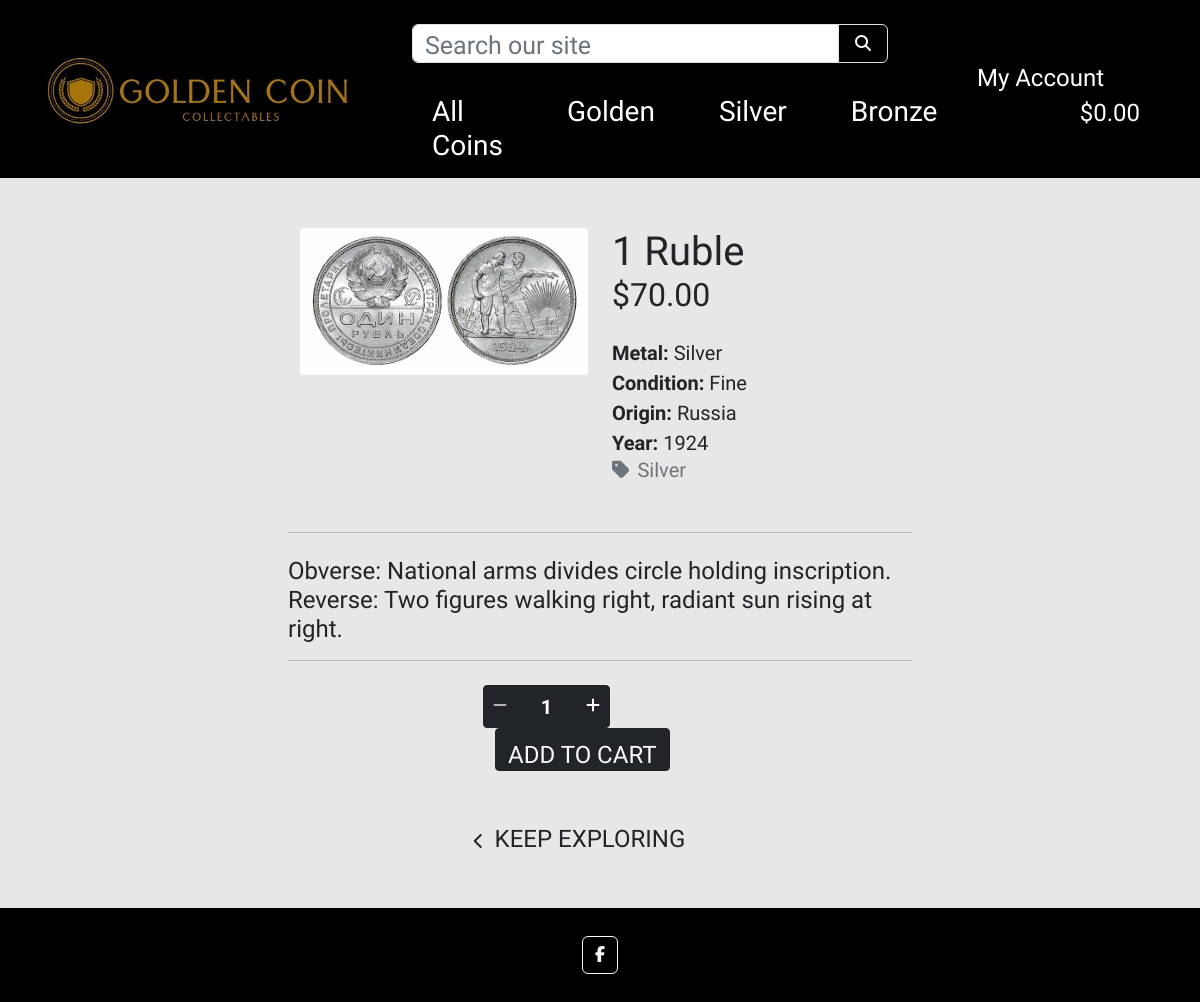
The page /coins/28/ on the database as committed earlier.
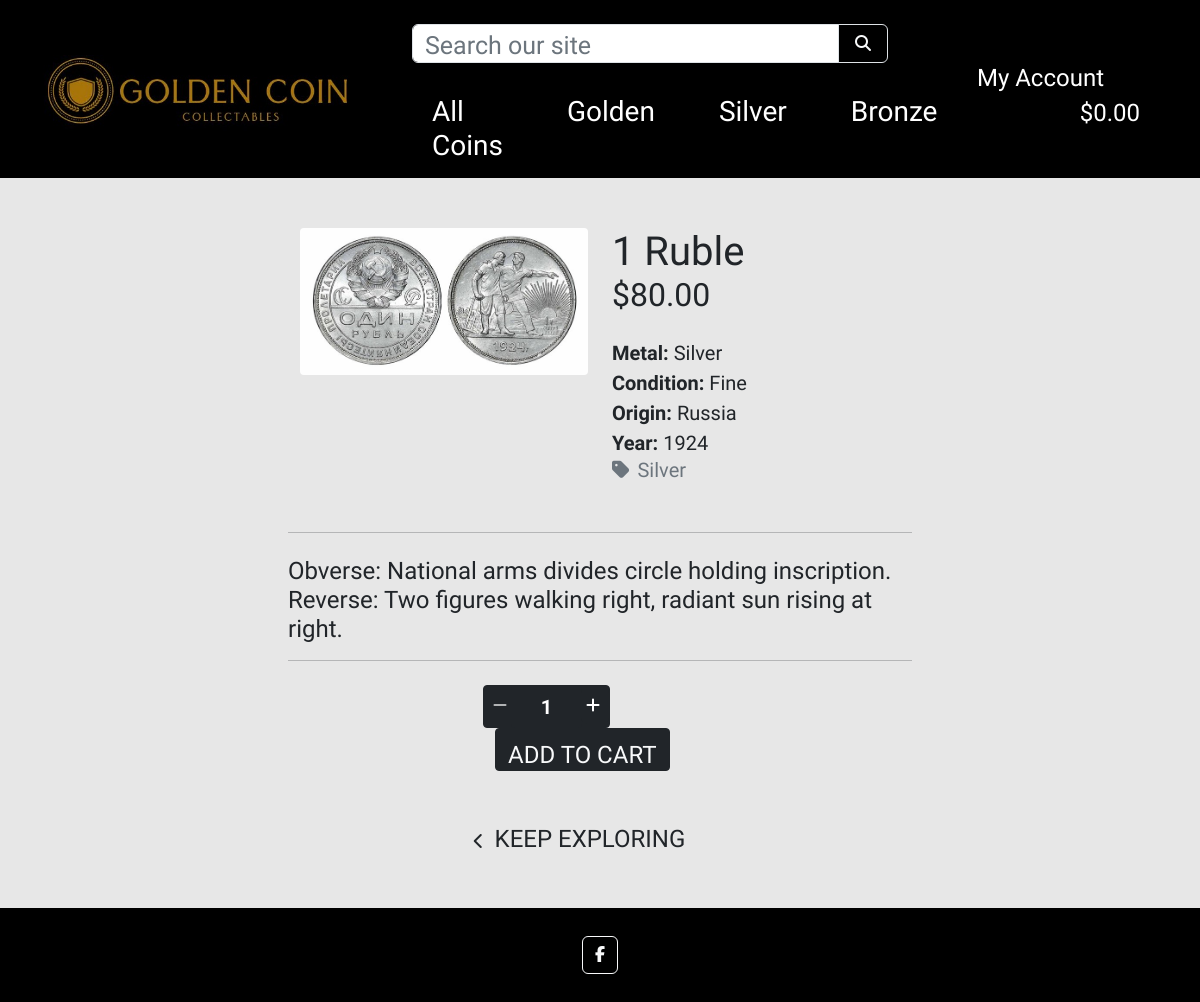
The same page on the database as committed later.
### coins/models.py (models this page shows, shortened)
class Coins(models.Model):
    metal = models.ForeignKey('Metal', null=True, blank=True, on_delete=models.SET_NULL)
    sku = models.CharField(max_length=254, null=True, blank=True)
    name = models.CharField(max_length=254)
    description = models.TextField()
    quantity = models.IntegerField(default=0)
    price = models.DecimalField(max_digits=6, decimal_places=2)
    origin = models.CharField(max_length=254)
    year = models.CharField(max_length=20)
    condition = models.CharField(max_length=20, choices=CONDITION_CHOICES, default=None)
    era = models.CharField(max_length=20, choices=ERA_CHOICES, default=None)
    image_url = models.URLField(max_length=1024, null=True, blank=True)
    image = models.ImageField(null=True, blank=True)
    class Meta:
        verbose_name_plural = 'Coins'

class Metal(models.Model):
    name = models.CharField(max_length=254)
    friendly_name = models.CharField(max_length=254, null=True, blank=True)
    def __str__(self):
        return self.name
    class Meta:
        verbose_name_plural = 'Metals'

### coins/views.py (the view)
# urls.py: path('<int:coins_id>/', views.coins_detail, name='coins_detail'),
def coins_detail(request, coins_id):
    coins = get_object_or_404(Coins, pk=coins_id)
    context = {
        'coins': coins,
    }
    return render(request, 'coins/coins_detail.html', context)

### cart/contexts.py (called while the page is built, shortened)
def cart_contents(request):
    cart_items = []
    total = 0
    coins_count = 0
    cart = request.session.get('cart', {})
    grand_total = total
    context = {
        'cart_items': cart_items,
        'total': total,
        'coins_count': coins_count,
        'grand_total': grand_total,
    }
    return context

### coins/templates/coins/coins_detail.html (shortened to what this page needs)
{% extends "base.html" %}
{% load static %}
{% block content %}
    <div class="overlay"></div>
    <div class="container-fluid offset">
        <div class="row">
            <div class="col-12 col-md-6 col-lg-4 offset-lg-2">
                <div class="image-container my-5">
                    {% if coins.image %}
                        <a href="{{ coins.image.url }}" target="_blank">
                            <img class="card-img-top rounded-1 img-fluid" src="{{ coins.image.url }}" alt="{{ coins.name }}">
                        </a>
                        {% else %}
                        <a href="">
                            <img class="card-img-top img-fluid" src="{{ MEDIA_URL }}noimage.png" alt="{{ coins.name }}">
                        </a>
                    {% endif %}
                </div>
            </div>
            <div class="col-12 col-md-6 col-lg-4">
                <div class="product-details-container mb-5 mt-md-5">
                    <p class="mb-0 h1">{{ coins.name }}</p>
                    <p class="h2 mb-0 text-left font-weight-bold mb-4">${{ coins.price }}</p>
                    <p class="lead mb-0 text-capitalize"><span class="fw-bold">Metal:</span> {{ coins.metal }}</p>
                    <p class="lead mb-0 text-capitalize"><span class="fw-bold">Condition:</span> {{ coins.condition }}</p>
                    <p class="lead mb-0"><span class="fw-bold">Origin:</span> {{ coins.origin }}</p>
                    <p class="lead mb-0"><span class="fw-bold">Year:</span> {{ coins.year }}</p>
                    {% if coins.metal %}
                    <p class="mb-0">
                        <a class="text-muted h5 text-decoration-none" href="{% url 'coins' %}?metal={{ coins.metal.name }}">
                            <i class="fas fa-tag me-2"></i>{{ coins.metal.friendly_name }}
                        </a>
                    </p>
                    {% endif %}
                </div>
            </div>
        </div>
    </div>
    <div class="col-12 col-md-8 mx-auto">
        <hr class="w-100 m-auto mb-4">
        <p class="h4">{{ coins.description }}</p>
        <hr class="mb-4">
    </div>
    <div>
        <form class="form" action="{% url 'add_to_cart' coins.id %}" method="POST">
            <div class="container w-25 mt-4">
                <div class="row text-center">
                    <div class="col-md-auto text-center form-group border border-dark bg-dark text-white rounded-1 p-0 add-to-cart">
                        <div class="input-group input-group-{{ coins.id }}">
                            <div class="input-group-prepend ">
                                <button class="decrement-qty btn border-0 ps-1 pe-0 text-white decrement-qty_{{ coins.id }}"
                                    data-item_id="{{ coins.id }}">
                                    <span class="icon">
                                        <i class="fas fa-minus"></i>
                                    </span>
                                </button>
                            </div>
                            <input class="form-control qty_input text-center fw-bold rounded-1 w-auto px-0 border-0 bg-dark text-white id_qty_{{ coins.id }}" type="number"
                                name="quantity" value="1" min="1" max="99"
                                data-item_id="{{ coins.id }}"
                                id="id_qty_{{ coins.id }}"
                                style="font-size: 20px; width: 50px">
                            <div class="input-group-append">
                                <button class="increment-qty btn border-0 pe-1 ps-0 bg-dark text-white increment-qty_{{ coins.id }}"
                                    data-item_id="{{ coins.id }}">
                                    <span class="icon">
                                        <i class="fas fa-plus"></i>
                                    </span>
                                </button>
                            </div>
                        </div>
                    </div>
                    <div class="col-md-auto">
                        <input type="submit" class="btn rounded-1 text-uppercase border border-dark pt-2 add-to-cart add-btn bg-dark text-light" value="Add to Cart">
                    </div>
                </div>
            </div>
            <div class="col{% if s %}-12 mt-2{% endif %} text-center">
                <a href="{% url 'coins' %}" class="btn btn-outline-black mt-5 me-5 border-0">
                    <span class="icon">
                        <i class="fas fa-chevron-left"></i>
                    </span>
                    <span class="text-uppercase h4">Keep Exploring</span>
                </a>
            </div>
        </form>
    </div>
{% endblock %}

### templates/base.html (shortened to what this page needs)
{% load static %}
    <!doctype html>
    <html lang="en">
        <head>
            {% block corecss %}
                <link href="https://cdn.jsdelivr.net/npm/bootstrap@5.2.2/dist/css/bootstrap.min.css" rel="stylesheet">
                <link rel="stylesheet" href="{% static 'css/base.css' %}">
            {% endblock %}
        </head>
        <body>
            <header class="container-fluid fixed-top">
                <div id="topnav" class="row bg-black pt-lg-2 d-none d-lg-flex">
                    <div class="col-12 col-lg-4 my-auto">
                        <a href="{% url 'home' %}" class="nav-link main-logo-link"><img class='img-fluid' src="/media/logo7.jpg" alt ='Logo Pic' id="navbar-logo"></a>
                    </div>
                    <div class="col-12 col-lg-5 my-auto mt-3">
                        <form method="GET" action="{% url 'coins' %}">
                            <div class="input-group w-100">
                                <input class="form-control border border-black rounded-start" type="text" name="q" placeholder="Search our site">
                                <div class="input-group-append rounded-1">
                                    <button class="form-control btn btn-black border border-black rounded-0 rounded-end" type="submit">
                                        <span class="icon text-light">
                                            <i class="fas fa-search"></i>
                                        </span>
                                    </button>
                                </div>
                            </div>
                        </form>
                        <div class="row bg-white mt-2 h3">
                            <nav class="navbar navbar-expand-lg navbar-light w-100 bg-black p-0">
                                {% include 'includes/main-nav.html' %}
                            </nav>
                        </div>
                    </div>
                    <div class="col-12 col-lg-3 my-auto h4">
                        <div class="dropdown text-lg-end me-5">
                            <button class="btn btn-secondary bg-black border-0 me-4 align-baseline" type="button" id="dropdownMenuButton1" data-bs-toggle="dropdown" aria-expanded="false">
                                <p class="h4 mb-0">My Account</p>
                            </button>
                            <li class="list-inline-item">
                                <a class="{% if grand_total %}text-info fw-bold{% else %}text-light{% endif %} nav-link" href="{% url 'view_cart' %}">
                                    <div class="text-center align-baseline">
                                        <p class="my-0 text-white">
                                            {% if grand_total %}
                                                ${{ grand_total|floatformat:2 }}
                                            {% else %}
                                                $0.00
                                            {% endif %}
                                        </p>
                                    </div>
                                </a>
                            </li>
                        </div>
                    </div>
                </div>
            </header>
            <main class="container">
            {% block content %}
            {% endblock %}
            </main>
            <footer class="footer text-center text-white mt-5" style="background-color: #000000;">
                <div class="container p-4 pb-0">
                    <section class="mb-4">
                        <a class="btn btn-outline-light btn-floating m-1" href="https://facebook.com" target="_blank" role="button"
                        ><i class="fab fa-facebook-f"></i
                        ></a>
                    </section>
                </div>
            </footer>
        </body>
    </html>

### templates/includes/main-nav.html (shortened to what this page needs)
<div class="collapse navbar-collapse mt-3" id="main-nav">
    <ul class="navbar-nav w-auto mx-auto">
        <li class="nav-item dropdown">
            <a class="logo-font font-weight-bold nav-link text-white me-5" href="#" id="all-coins-link" data-bs-toggle="dropdown" aria-haspopup="true" aria-expanded="false">
                All Coins
            </a>
        </li>
        <li class="nav-item dropdown">
            <a class="logo-font font-weight-bold nav-link text-white me-5" href="#" id="golden-link" data-bs-toggle="dropdown" aria-haspopup="true" aria-expanded="false">
                Golden
            </a>
        </li>
        <li class="nav-item dropdown">
            <a class="logo-font font-weight-bold nav-link text-white me-5" href="#" id="silver-link" data-bs-toggle="dropdown" aria-haspopup="true" aria-expanded="false">
                Silver
            </a>
        </li>
        <li class="nav-item dropdown">
            <a class="logo-font font-weight-bold nav-link text-white me-5" href="#" id="bronze-link" data-bs-toggle="dropdown" aria-haspopup="true" aria-expanded="false">
                Bronze
            </a>
        </li>
    </ul>
</div>

### static/css/base.css (style rules this page uses)
html { height: 100%; }
body { display: flex; min-height: 100vh; flex-direction: column; background-color: rgb(231, 231, 231); height: calc(100vh - 164px); font-family: 'Tenali Ramakrishna'; }
input::placeholder { transform: translateY(5px); font-size: 25px; }
main { flex: 1 0 auto; }
.overlay { height: 100%; width: 100%; top: 0; left: 0; position: fixed; background: rgb(231, 231, 231); z-index: -1; }
.offset { margin-top: 180px; }
.add-to-cart { height: 43px; font-size: 24px; }
.icon { align-items: center; display: inline-flex; justify-content: center; height: 1.5rem; width: 1.5rem; }
input[type=number] { -moz-appearance: textfield; }
@media (min-width: 1200px) { .container { max-width: 80%; } }

Rows that differ between the two databases and show on the page:
changed Coins "1 Ruble": price "70.00" → "80.00"
